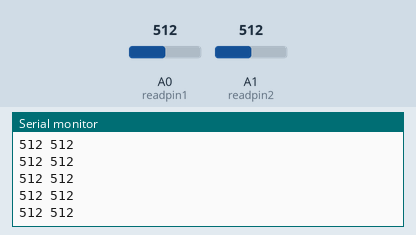
A sketch run on a simulated Arduino Uno, built with avr-gcc and run on an emulated ATmega328P. Parts: the last lines printed to the serial monitor. The test bench sets the inputs (shaded band); at power-on: A0 (readpin1) = 512, A1 (readpin2) = 512.

Above: at 1.2 s.
1.3 s: A0 (readpin1) set to 716
At 1.31 s:
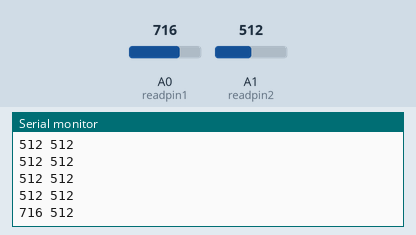
2.8 s: A1 (readpin2) set to 716
At 2.82 s:
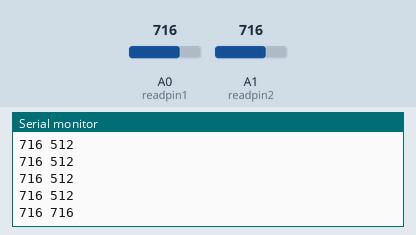
4.3 s: A0 (readpin1) set to 900
At 4.33 s:
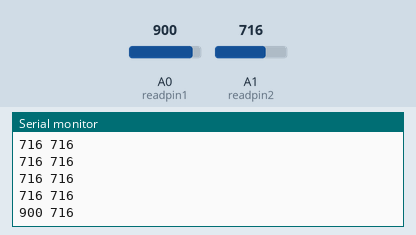
5.8 s: A1 (readpin2) set to 900
At 5.84 s:
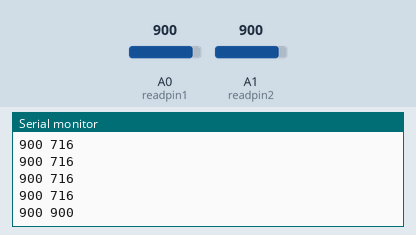
Timing chart, 0 to 8.3 s (numbered marks = the images above; inputs shaded):
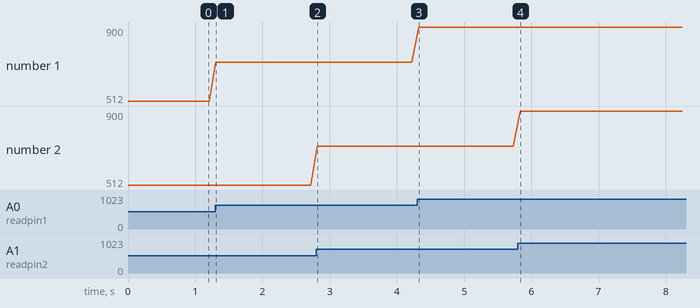

The sketch:

week3.ino
```cpp
int readval1, readval2, readpin1=A0, readpin2=A1 ;

void setup() {
  // put your setup code here, to run once:

  Serial.begin(9600);
  //pinMode(readpin1,INPUT);
  //pinMode(readpin2,INPUT);
}

void loop() {
  // put your main code here, to run repeatedly:

  readval1=analogRead(readpin1);
  readval2=analogRead(readpin2);
//  Serial.print("first potensiomiter val: ");
  Serial.print(readval1);
  Serial.print(" ");
//  Serial.print("second potensiomiter val: ");
  Serial.println(readval2);
  delay(100);

}
```

Measured:
- after the input at 1.3 s, the serial monitor: prints a new line at once (image 1)
- after the input at 2.8 s, the serial monitor: prints a new line at once (image 2)
- after the input at 4.3 s, the serial monitor: prints a new line at once (image 3)
- after the input at 5.8 s, the serial monitor: prints a new line at once (image 4)
- plotted number 1: 512 → 716 after the input at 1.3 s, 716 → 900 after the input at 4.3 s
